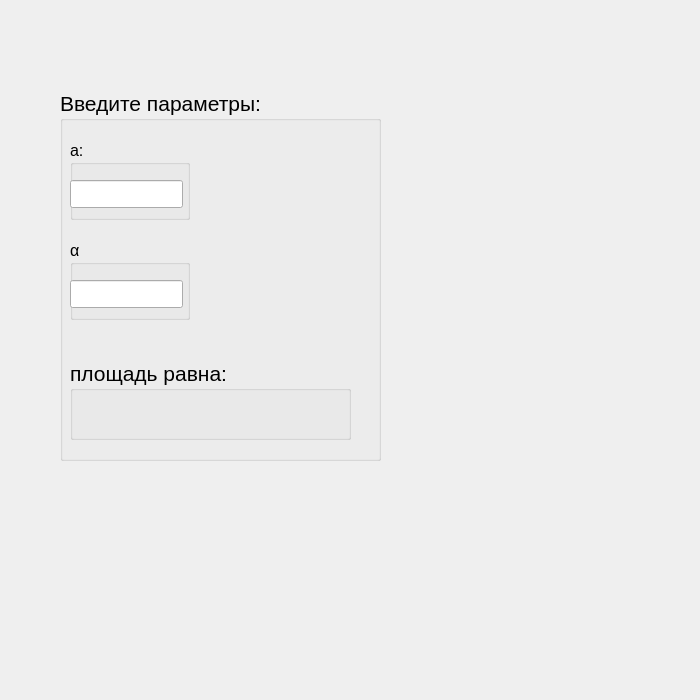
<?xml version="1.0" encoding="UTF-8"?>
<ui version="4.0">
 <class>SinRhombus</class>
 <widget class="QWidget" name="SinRhombus">
  <property name="geometry">
   <rect>
    <x>0</x>
    <y>0</y>
    <width>700</width>
    <height>700</height>
   </rect>
  </property>
  <property name="windowTitle">
   <string>Form</string>
  </property>
  <widget class="QGroupBox" name="groupBox">
   <property name="geometry">
    <rect>
     <x>60</x>
     <y>90</y>
     <width>321</width>
     <height>371</height>
    </rect>
   </property>
   <property name="font">
    <font>
     <pointsize>16</pointsize>
    </font>
   </property>
   <property name="title">
    <string>Введите параметры:</string>
   </property>
   <widget class="QGroupBox" name="groupBox_2">
    <property name="geometry">
     <rect>
      <x>10</x>
      <y>270</y>
      <width>281</width>
      <height>80</height>
     </rect>
    </property>
    <property name="title">
     <string>площадь равна:</string>
    </property>
    <widget class="QLabel" name="label">
     <property name="geometry">
      <rect>
       <x>0</x>
       <y>40</y>
       <width>281</width>
       <height>41</height>
      </rect>
     </property>
     <property name="text">
      <string/>
     </property>
    </widget>
   </widget>
   <widget class="QGroupBox" name="groupBox_3">
    <property name="geometry">
     <rect>
      <x>10</x>
      <y>50</y>
      <width>120</width>
      <height>80</height>
     </rect>
    </property>
    <property name="font">
     <font>
      <pointsize>12</pointsize>
     </font>
    </property>
    <property name="title">
     <string>a:</string>
    </property>
    <widget class="QLineEdit" name="lineEdit">
     <property name="geometry">
      <rect>
       <x>0</x>
       <y>40</y>
       <width>113</width>
       <height>28</height>
      </rect>
     </property>
    </widget>
   </widget>
   <widget class="QGroupBox" name="groupBox_5">
    <property name="geometry">
     <rect>
      <x>10</x>
      <y>150</y>
      <width>120</width>
      <height>80</height>
     </rect>
    </property>
    <property name="font">
     <font>
      <pointsize>12</pointsize>
     </font>
    </property>
    <property name="title">
     <string>α</string>
    </property>
    <widget class="QLineEdit" name="lineEdit_2">
     <property name="geometry">
      <rect>
       <x>0</x>
       <y>40</y>
       <width>113</width>
       <height>28</height>
      </rect>
     </property>
    </widget>
   </widget>
  </widget>
 </widget>
 <resources/>
 <connections/>
</ui>
